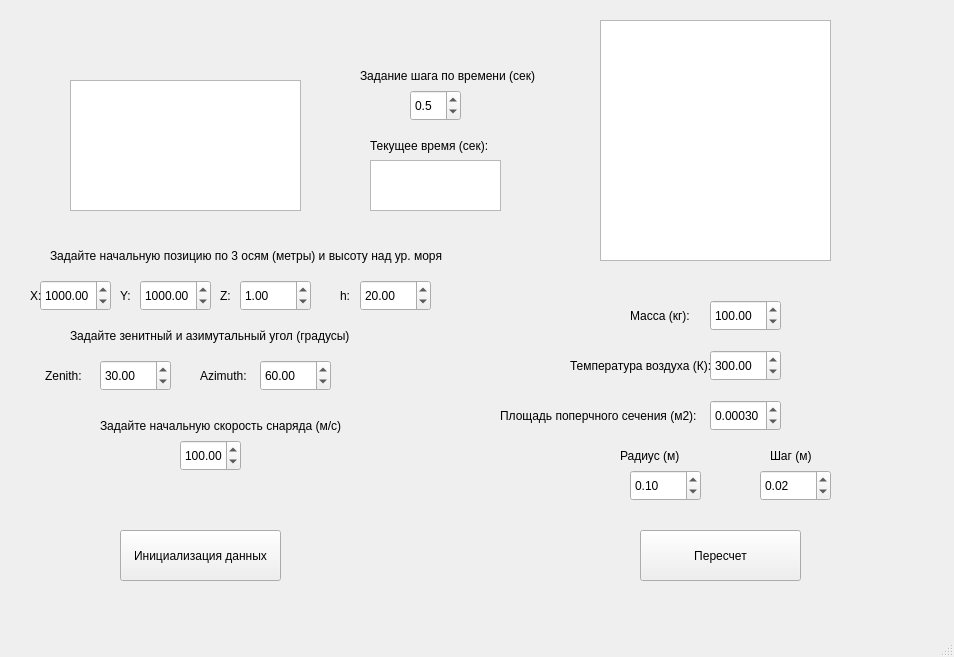
<?xml version="1.0" encoding="UTF-8"?>
<ui version="4.0">
 <class>MainWindow</class>
 <widget class="QMainWindow" name="MainWindow">
  <property name="geometry">
   <rect>
    <x>0</x>
    <y>0</y>
    <width>954</width>
    <height>657</height>
   </rect>
  </property>
  <property name="windowTitle">
   <string>MainWindow</string>
  </property>
  <widget class="QWidget" name="centralwidget">
   <widget class="QPushButton" name="recount_button">
    <property name="geometry">
     <rect>
      <x>640</x>
      <y>530</y>
      <width>161</width>
      <height>51</height>
     </rect>
    </property>
    <property name="text">
     <string>Пересчет</string>
    </property>
   </widget>
   <widget class="QTextEdit" name="textEdit">
    <property name="geometry">
     <rect>
      <x>70</x>
      <y>80</y>
      <width>231</width>
      <height>131</height>
     </rect>
    </property>
    <property name="readOnly">
     <bool>true</bool>
    </property>
   </widget>
   <widget class="QTextEdit" name="textEdit_2">
    <property name="geometry">
     <rect>
      <x>600</x>
      <y>20</y>
      <width>231</width>
      <height>241</height>
     </rect>
    </property>
    <property name="readOnly">
     <bool>true</bool>
    </property>
   </widget>
   <widget class="QLabel" name="label">
    <property name="geometry">
     <rect>
      <x>360</x>
      <y>60</y>
      <width>181</width>
      <height>31</height>
     </rect>
    </property>
    <property name="text">
     <string>Задание шага по времени (сек)</string>
    </property>
   </widget>
   <widget class="QDoubleSpinBox" name="doubleSpinBox">
    <property name="geometry">
     <rect>
      <x>410</x>
      <y>90</y>
      <width>51</width>
      <height>31</height>
     </rect>
    </property>
    <property name="decimals">
     <number>1</number>
    </property>
    <property name="singleStep">
     <double>0.500000000000000</double>
    </property>
    <property name="stepType">
     <enum>QAbstractSpinBox::DefaultStepType</enum>
    </property>
    <property name="value">
     <double>0.500000000000000</double>
    </property>
   </widget>
   <widget class="QDoubleSpinBox" name="x_position_spinbox">
    <property name="geometry">
     <rect>
      <x>40</x>
      <y>280</y>
      <width>71</width>
      <height>31</height>
     </rect>
    </property>
    <property name="maximum">
     <double>10000000000.000000000000000</double>
    </property>
    <property name="value">
     <double>1000.000000000000000</double>
    </property>
   </widget>
   <widget class="QDoubleSpinBox" name="velocity_0_spinbox">
    <property name="geometry">
     <rect>
      <x>180</x>
      <y>440</y>
      <width>61</width>
      <height>31</height>
     </rect>
    </property>
    <property name="maximum">
     <double>100000.000000000000000</double>
    </property>
    <property name="value">
     <double>100.000000000000000</double>
    </property>
   </widget>
   <widget class="QLabel" name="label_2">
    <property name="geometry">
     <rect>
      <x>50</x>
      <y>240</y>
      <width>411</width>
      <height>31</height>
     </rect>
    </property>
    <property name="text">
     <string>Задайте начальную позицию по 3 осям (метры) и высоту над ур. моря</string>
    </property>
   </widget>
   <widget class="QLabel" name="label_3">
    <property name="geometry">
     <rect>
      <x>30</x>
      <y>280</y>
      <width>16</width>
      <height>31</height>
     </rect>
    </property>
    <property name="text">
     <string>X:</string>
    </property>
   </widget>
   <widget class="QDoubleSpinBox" name="y_position_spinbox">
    <property name="geometry">
     <rect>
      <x>140</x>
      <y>280</y>
      <width>71</width>
      <height>31</height>
     </rect>
    </property>
    <property name="maximum">
     <double>10000000000000.000000000000000</double>
    </property>
    <property name="value">
     <double>1000.000000000000000</double>
    </property>
   </widget>
   <widget class="QLabel" name="label_4">
    <property name="geometry">
     <rect>
      <x>120</x>
      <y>280</y>
      <width>16</width>
      <height>31</height>
     </rect>
    </property>
    <property name="text">
     <string>Y:</string>
    </property>
   </widget>
   <widget class="QDoubleSpinBox" name="z_position_spinbox">
    <property name="geometry">
     <rect>
      <x>240</x>
      <y>280</y>
      <width>71</width>
      <height>31</height>
     </rect>
    </property>
    <property name="maximum">
     <double>1000000.000000000000000</double>
    </property>
    <property name="value">
     <double>1.000000000000000</double>
    </property>
   </widget>
   <widget class="QLabel" name="label_5">
    <property name="geometry">
     <rect>
      <x>220</x>
      <y>280</y>
      <width>16</width>
      <height>31</height>
     </rect>
    </property>
    <property name="text">
     <string>Z:</string>
    </property>
   </widget>
   <widget class="QLabel" name="label_6">
    <property name="geometry">
     <rect>
      <x>70</x>
      <y>320</y>
      <width>291</width>
      <height>31</height>
     </rect>
    </property>
    <property name="text">
     <string>Задайте зенитный и азимутальный угол (градусы)</string>
    </property>
   </widget>
   <widget class="QDoubleSpinBox" name="azimuth_angle_spinbox">
    <property name="geometry">
     <rect>
      <x>260</x>
      <y>360</y>
      <width>71</width>
      <height>31</height>
     </rect>
    </property>
    <property name="maximum">
     <double>90.000000000000000</double>
    </property>
    <property name="value">
     <double>60.000000000000000</double>
    </property>
   </widget>
   <widget class="QLabel" name="label_7">
    <property name="geometry">
     <rect>
      <x>200</x>
      <y>360</y>
      <width>51</width>
      <height>31</height>
     </rect>
    </property>
    <property name="text">
     <string>Azimuth:</string>
    </property>
   </widget>
   <widget class="QDoubleSpinBox" name="zenith_angle_spinbox">
    <property name="geometry">
     <rect>
      <x>100</x>
      <y>360</y>
      <width>71</width>
      <height>31</height>
     </rect>
    </property>
    <property name="maximum">
     <double>90.000000000000000</double>
    </property>
    <property name="value">
     <double>30.000000000000000</double>
    </property>
   </widget>
   <widget class="QLabel" name="label_8">
    <property name="geometry">
     <rect>
      <x>45</x>
      <y>360</y>
      <width>41</width>
      <height>31</height>
     </rect>
    </property>
    <property name="text">
     <string>Zenith:</string>
    </property>
   </widget>
   <widget class="QLabel" name="label_9">
    <property name="geometry">
     <rect>
      <x>100</x>
      <y>410</y>
      <width>241</width>
      <height>31</height>
     </rect>
    </property>
    <property name="text">
     <string>Задайте начальную скорость снаряда (м/с)</string>
    </property>
   </widget>
   <widget class="QPushButton" name="initialization_button">
    <property name="geometry">
     <rect>
      <x>120</x>
      <y>530</y>
      <width>161</width>
      <height>51</height>
     </rect>
    </property>
    <property name="text">
     <string>Инициализация данных</string>
    </property>
   </widget>
   <widget class="QDoubleSpinBox" name="mass_spinbox">
    <property name="geometry">
     <rect>
      <x>710</x>
      <y>300</y>
      <width>71</width>
      <height>31</height>
     </rect>
    </property>
    <property name="maximum">
     <double>100000.000000000000000</double>
    </property>
    <property name="value">
     <double>100.000000000000000</double>
    </property>
   </widget>
   <widget class="QDoubleSpinBox" name="air_temperature_spinbox">
    <property name="geometry">
     <rect>
      <x>710</x>
      <y>350</y>
      <width>71</width>
      <height>31</height>
     </rect>
    </property>
    <property name="minimum">
     <double>-5000.000000000000000</double>
    </property>
    <property name="maximum">
     <double>100000.000000000000000</double>
    </property>
    <property name="value">
     <double>300.000000000000000</double>
    </property>
   </widget>
   <widget class="QDoubleSpinBox" name="step_spinbox">
    <property name="geometry">
     <rect>
      <x>760</x>
      <y>470</y>
      <width>71</width>
      <height>31</height>
     </rect>
    </property>
    <property name="maximum">
     <double>100000.000000000000000</double>
    </property>
    <property name="value">
     <double>0.020000000000000</double>
    </property>
   </widget>
   <widget class="QDoubleSpinBox" name="cross_sectional_area_spinbox">
    <property name="geometry">
     <rect>
      <x>710</x>
      <y>400</y>
      <width>71</width>
      <height>31</height>
     </rect>
    </property>
    <property name="decimals">
     <number>5</number>
    </property>
    <property name="maximum">
     <double>100000.000000000000000</double>
    </property>
    <property name="stepType">
     <enum>QAbstractSpinBox::DefaultStepType</enum>
    </property>
    <property name="value">
     <double>0.000300000000000</double>
    </property>
   </widget>
   <widget class="QDoubleSpinBox" name="radius_spinbox">
    <property name="geometry">
     <rect>
      <x>630</x>
      <y>470</y>
      <width>71</width>
      <height>31</height>
     </rect>
    </property>
    <property name="maximum">
     <double>100000.000000000000000</double>
    </property>
    <property name="value">
     <double>0.100000000000000</double>
    </property>
   </widget>
   <widget class="QLabel" name="label_10">
    <property name="geometry">
     <rect>
      <x>630</x>
      <y>300</y>
      <width>71</width>
      <height>31</height>
     </rect>
    </property>
    <property name="text">
     <string>Масса (кг):</string>
    </property>
   </widget>
   <widget class="QLabel" name="label_11">
    <property name="geometry">
     <rect>
      <x>570</x>
      <y>350</y>
      <width>141</width>
      <height>31</height>
     </rect>
    </property>
    <property name="text">
     <string>Температура воздуха (К):</string>
    </property>
   </widget>
   <widget class="QLabel" name="label_12">
    <property name="geometry">
     <rect>
      <x>500</x>
      <y>400</y>
      <width>201</width>
      <height>31</height>
     </rect>
    </property>
    <property name="text">
     <string>Площадь поперчного сечения (м2):</string>
    </property>
   </widget>
   <widget class="QLabel" name="label_13">
    <property name="geometry">
     <rect>
      <x>620</x>
      <y>440</y>
      <width>61</width>
      <height>31</height>
     </rect>
    </property>
    <property name="text">
     <string>Радиус (м)</string>
    </property>
   </widget>
   <widget class="QLabel" name="label_14">
    <property name="geometry">
     <rect>
      <x>770</x>
      <y>440</y>
      <width>41</width>
      <height>31</height>
     </rect>
    </property>
    <property name="text">
     <string>Шаг (м)</string>
    </property>
   </widget>
   <widget class="QLabel" name="label_15">
    <property name="geometry">
     <rect>
      <x>340</x>
      <y>280</y>
      <width>16</width>
      <height>31</height>
     </rect>
    </property>
    <property name="text">
     <string>h:</string>
    </property>
   </widget>
   <widget class="QDoubleSpinBox" name="sea_height_position_spinbox">
    <property name="geometry">
     <rect>
      <x>360</x>
      <y>280</y>
      <width>71</width>
      <height>31</height>
     </rect>
    </property>
    <property name="maximum">
     <double>1000000000.000000000000000</double>
    </property>
    <property name="value">
     <double>20.000000000000000</double>
    </property>
   </widget>
   <widget class="QLabel" name="label_16">
    <property name="geometry">
     <rect>
      <x>370</x>
      <y>130</y>
      <width>121</width>
      <height>31</height>
     </rect>
    </property>
    <property name="text">
     <string>Текущее время (сек):</string>
    </property>
   </widget>
   <widget class="QTextEdit" name="textEdit_3">
    <property name="geometry">
     <rect>
      <x>370</x>
      <y>160</y>
      <width>131</width>
      <height>51</height>
     </rect>
    </property>
    <property name="font">
     <font>
      <pointsize>16</pointsize>
     </font>
    </property>
   </widget>
  </widget>
  <widget class="QMenuBar" name="menubar">
   <property name="geometry">
    <rect>
     <x>0</x>
     <y>0</y>
     <width>954</width>
     <height>21</height>
    </rect>
   </property>
  </widget>
  <widget class="QStatusBar" name="statusbar"/>
 </widget>
 <resources/>
 <connections/>
</ui>
